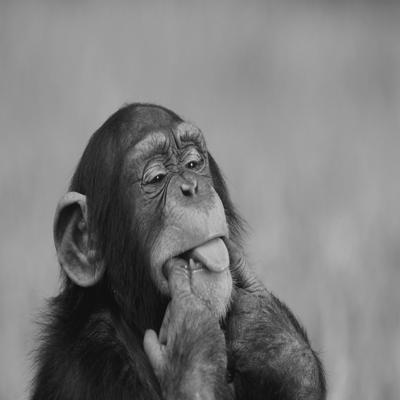
#> input picture Image Processing/Ex3/presubmit/presubmit_externals/monkey.jpg, 400 x 400 px
$ python sol3.py   (older library calls are emulated)
#> lines starting #> are read from the running program, lines starting #| are printed output that depends on the picture
### Image Processing/Ex3/sol1.py
import numpy as np
from scipy.misc import imread as imread
from skimage.color import rgb2gray
import matplotlib.pyplot as plt
from sklearn.cluster import KMeans

RGB_2_YIQ_MAT = np.array([[0.299, 0.587, 0.114],
                          [0.596, -0.275, -0.321],
                          [0.212, -0.523, 0.311]])
YIQ_2_RGB_MAT = np.linalg.inv(RGB_2_YIQ_MAT)
k = 256


def read_image(filename, representation):
    """Reads an image from file and returns either an RGB or a Grayscale representation of the image.
    Parameters
    ----------
    filename : String
        Path to image file.
    representation : int
        Representation : 1 for grayscale, 2 for RGB.

    Returns
    -------
    np.float64 matrix
        The image normalized between [0,1] in grayscale or RGB representation.
    """
#> called with representation = 1

    if representation != 1 and representation != 2:
        raise Exception('Representation must be 1 or 2.')
    im = imread(filename, mode='RGB')
#> im: shape (400, 400, 3); min 5, max 227, mean 123.7
    im_float = im.astype(np.float64)
    im_float /= (k - 1)
    if (representation == 1) & (is_rgb(im_float)):
        im_float = rgb2gray(im_float)
#> im_float: shape (400, 400) float64
    return im_float


# [11 lines left out: function imdisplay, not called in this run]


def imshow(im_float, representation):
    """Creates a new figure and displays the image as either RGB or grayscale.
    Parameters
    ----------
    im_float : np.float64 matrix
        The image to be shown normalized between [0,1] in grayscale or RGB representation.
    representation : int
        Representation : 1 for gray-scale, 2 for RGB.

    Returns
    -------
    """
    #im_float = im_float.clip(0, 1)
    plt.figure()
    if representation == 1:
        plt.imshow(im_float, cmap=plt.cm.gray)
    elif representation == 2:
        plt.imshow(im_float)
    else:
        raise Exception('Representation must be 1 or 2.')
    plt.draw()


# 3.3
# [82 lines left out: functions rgb2yiq, yiq2rgb, histogram_equalize, not called in this run]


def is_rgb(im):
    """
    Checks if the given image has a pixel dimension of 3 thus concludes that this is an RGB representation image.
    :param im: Image
    :return: Whether this image is in RGB representation.
    """
    return len(im.shape) == 3


# [129 lines left out: functions quantize, generate_quant_lookup_table, is_converged, init_z, compute_z, compute_q and 1 more, not called in this run]

### Image Processing/Ex3/sol3.py
import numpy as np
from scipy.ndimage.filters import convolve
from scipy.signal import convolve2d
from sol1 import *


def build_gaussian_pyramid(im, max_levels, filter_size):
    filter_vec = generate_row_binomial_coefficients(filter_size)
    reduce (im, filter_vec)
    g_i = im
    i = 0
    pyr = []
    while ((i < max_levels) and (g_i.shape[0] > 32) and (g_i.shape[1] > 32)):
        g_i = reduce(g_i, filter_vec)
        pyr.append(g_i)
        i = i + 1
    return pyr, filter_vec

def expand (im, filter_vec):
    zero_padded_im = zero_pad(im)
    return blur_spatial(zero_padded_im, 2 * filter_vec)


def zero_pad (im):
    a = np.zeros ((2*im.shape[0], 2*im.shape[1]))
    a[::2,::2] = im
    return a


def reduce (im, filter_vec):
    blurred_im = blur_spatial(im, filter_vec)
    return sub_sample(blurred_im)


def sub_sample(im):
    """
    Sub sample an image by taking every second row and every second column only.
    :param im:
    :return:
    """
    return im[::2, ::2]


def blur_spatial(im, filter_vec):
    """
    Blur using convolution.
    :param im:
    :param kernel_size:
    :return:
    """
    x_blurred = convolve(im, filter_vec)
    return convolve(x_blurred, filter_vec.T)


def generate_row_binomial_coefficients(size):
    """
    Return a row of binomial coefficients of the required size.
    :param size: Positive integer >= 2
    :return:
    """
    if size == 1:
        return np.array([1]).reshape((1, 1))
    second_row = np.array([1, 1]).reshape((1, 2))
    a = np.array([1, 1]).reshape((1, 2))
    for i in range(0, size - 2):
        a = convolve2d(a, second_row)
    return a


def build_laplacian_pyramid(im, max_levels, filter_size):
    g_pyr, filter_vec = build_gaussian_pyramid(im, max_levels, filter_size)
    l_i = []
    i = 0
    for i in range (0, len(g_pyr) - 1):
        l_i.append(g_pyr[i] - expand(g_pyr[i + 1], filter_vec))
        i = i + 1
    l_i.append(g_pyr[len(g_pyr) - 1])
    return l_i, filter_vec


# [5 lines of commented-out code are left out]


im=read_image('./presubmit/presubmit_externals/monkey.jpg', 1)
#imshow(im, 1)
g_pyr, filter_vec = build_gaussian_pyramid(im, 30, 3)
#> in sub_sample, `return im[::2, ::2]`:
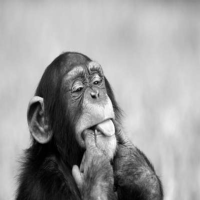
#> returned value: shape (200, 200) float64; min 0.941, max 11.87, mean 7.76; drawn with min black and max white
#> after the loop in build_gaussian_pyramid, `while ((i < max_levels) and (g_i.shape[0] > 32) and (g_i.shape[1] > 32..`:
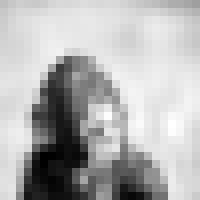
#> g_i: shape (25, 25) float64 (shown 8 times larger); min 4755, max 43696, mean 32095.9; drawn with min black and max white
#> after the loop in build_gaussian_pyramid, `while ((i < max_levels) and (g_i.shape[0] > 32) and (g_i.shape[1] > 32..`: i = 4; pyr = 4 items
#> g_pyr = 4 items; filter_vec = [[1, 2, 1]]
l_pyr, filter_vec = build_laplacian_pyramid(im, 30, 3)
#> in build_laplacian_pyramid, `g_pyr, filter_vec = build_gaussian_pyramid(im, max_levels, filter_size)`: g_pyr = 4 items; filter_vec = [[1, 2, 1]]
#> the loop in build_laplacian_pyramid, `for i in range (0, len(g_pyr) - 1):` made 3 passes
#> pass 1, in expand, `zero_padded_im = zero_pad(im)`:
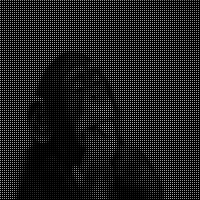
#> zero_padded_im: shape (200, 200) float64; min 0, max 183.5, mean 31.1
#> pass 1, in blur_spatial (call 11), `x_blurred = convolve(im, filter_vec)`:
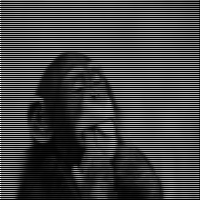
#> x_blurred: shape (200, 200) float64; min 0, max 933.6, mean 248.8; drawn with min black and max white
#> pass 2, in expand (call 2), `zero_padded_im = zero_pad(im)`:
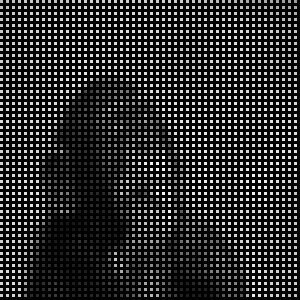
#> zero_padded_im: shape (100, 100) float64 (shown 3 times larger); min 0, max 2886.3, mean 498.9; drawn with min black and max white
#> pass 2, in blur_spatial (call 12), `x_blurred = convolve(im, filter_vec)`:
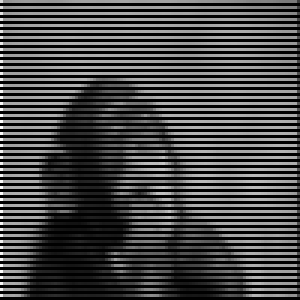
#> x_blurred: shape (100, 100) float64 (shown 3 times larger); min 0, max 14918.8, mean 3990.9; drawn with min black and max white
#> after the loop in build_laplacian_pyramid, `for i in range (0, len(g_pyr) - 1):`: l_i = 3 items
#> l_pyr = 4 items

for i in range(0, len(g_pyr)):
    imshow(g_pyr[i], 1)
#> this loop made 4 passes

for i in range(0, len(l_pyr)):
    imshow(l_pyr[i], 1)


#filter_vec = generate_row_binomial_coefficients(3)
#expanded_im = expand(im, filter_vec)
#imshow(expanded_im, 1)
plt.show()
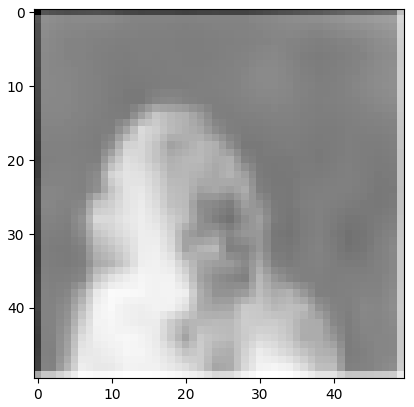
#> figure drawn by matplotlib, 1 panel
